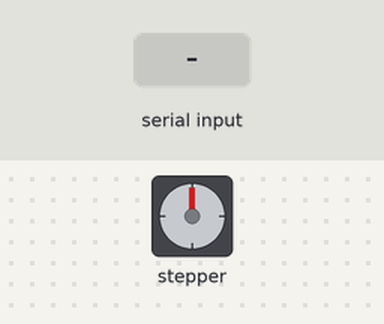
A sketch run on a simulated Arduino Uno, built with avr-gcc and run on an emulated ATmega328P. On the bench: stepper motor. Inputs (shaded band) come from the test bench. Stepper angles assume 2048 steps per turn.

Above: at 1.2 s.
1.3 s: "u" received over Serial
At 2.14 s:
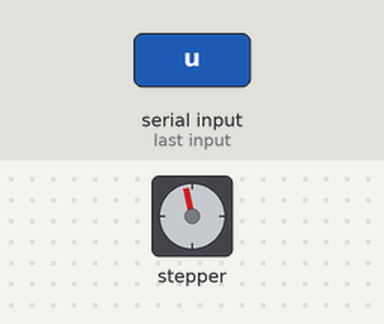
At 3.05 s:
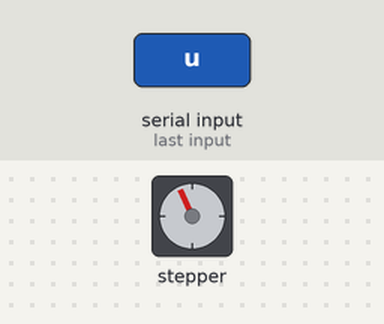
Timing chart, 0 to 21.2 s (numbered marks = the images above; inputs shaded):
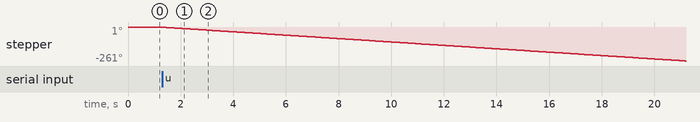

The sketch:

zAxis.ino
```cpp
#include <EvoLib.h>
#include <AccelStepper.h>

#include <avr/wdt.h>
#include <stdio.h>
#include <ctype.h>

//MOTOR SETUP
#define STEPS 200
AccelStepper zStepper(AccelStepper::FULL4WIRE,2,3,4,5);
int zSpeed = 100;

//ENDSTOP SETUP
EvoEndstop z1(6);

//PARSING GLOBAL VARIABLES
String input = "";

void setup() {

  //SERIAL SETUP
  Serial.begin(9600);

  //MOTOR SETUP
  zStepper.setMaxSpeed(1000.0);
  zStepper.setAcceleration(25.0);
  zStepper.setSpeed(zSpeed);
  //Serial.println("S");
}

void loop() {
  //Read
  readSerial();

  //Eval & Execute
  input = parse(input);
}

//parses out a given command and updates the needed values
//returns true iff a valid command has been executed
String parse(String inputStr) {
  if(input == "u"){
    raise();
  } else if(input == "d"){
    lower();
  }
  return "";
}

//reads a bit from serial and adds it to the input string
void readSerial() {
  if(Serial.available() > 0){
    input += (char)Serial.read();
  }
}

//*********** MOTOR FUNCTIONS ************
void raise(){
  zStepper.setSpeed(-75);
  int starttime = millis();
  int endtime = starttime;
  while ((endtime - starttime) <=20000) // do this loop for up to 1000mS
  {
    zStepper.runSpeed();
    endtime = millis();
  }
  Serial.print('u');
}

void lower(){
  zStepper.setSpeed(100);
  while(!z1.pressed()){
    zStepper.runSpeed();
  }
  Serial.print('d');
}
```

Measured:
- after the input at 1.3 s, stepper: keeps turning counter-clockwise at about 13°/s, starting at once
